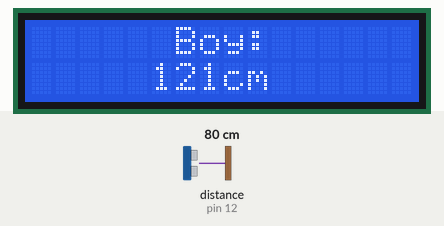
A sketch run on a simulated Arduino Uno, built with avr-gcc and run on an emulated ATmega328P. On the bench: 16×2 character LCD. Wiring (inferred from the names in the program): ultrasonic range finder: trigger pin 13; echo pin 12. The inputs (shaded band) are chosen by the test bench; at power-on: distance to the obstacle (sensor on pin 12) 80 cm. The echo pulse lasts 58.3 µs per cm.

Above: at 1.2 s.
1.3 s: distance to the obstacle (sensor on pin 12) set to 197 cm
At 6.2 s:
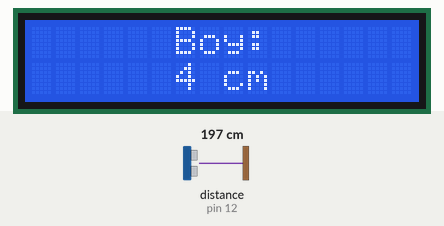
11.6 s: distance to the obstacle (sensor on pin 12) set to 200 cm
At 16.2 s:
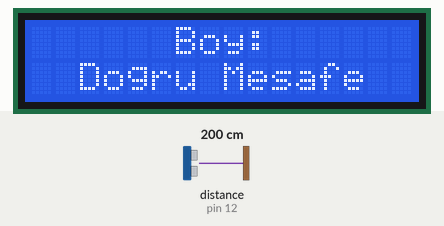
21.6 s: distance to the obstacle (sensor on pin 12) set to 207 cm
At 26.2 s:
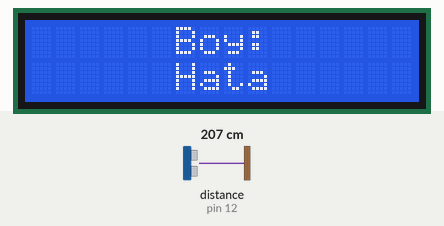
Timing chart, 0 to 27.7 s (numbered marks = the images above; inputs shaded):
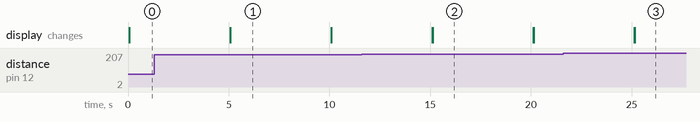

The sketch:

BoyOlcer-LCD.ino
```cpp
#include <LiquidCrystal.h>
LiquidCrystal lcd(0, 1, 8, 9, 10, 11);

int echo = 12;
int trig = 13;
float sure, mesafe;
void setup() {
  pinMode(trig, OUTPUT);
  pinMode(echo, INPUT);
  lcd.begin(16,2);
}

void loop() {
  digitalWrite(trig, LOW);
  delayMicroseconds(5);
  digitalWrite(trig, HIGH);
  delayMicroseconds(10);
  digitalWrite(trig, LOW);
  sure = pulseIn(echo, HIGH);
  mesafe = sure * 0.03432 / 2;
  lcd.setCursor(6, 0);
  lcd.print("Boy:");
  if (mesafe >= 199 && mesafe <= 201) {
    lcd.setCursor(2, 1);
    lcd.print("Dogru Mesafe");
  } else if (200-mesafe > 0 && 200-mesafe < 201) {
    if (200-mesafe > 99) {
      lcd.setCursor(5, 1);
      lcd.print(200-int(mesafe));
      lcd.setCursor(8, 1);
      lcd.print("cm");
    } else if (200-mesafe < 100) {
      lcd.setCursor(6, 1);
      lcd.print(200-int(mesafe));
      lcd.setCursor(8, 1);
      lcd.print("cm");
    }
  } else if (200-mesafe < 0) {
    lcd.setCursor(6,2);
    lcd.print("Hata");
  }
  delay(5000);
  lcd.clear();
}
```

Measured:
- the behaviour switches between 199 and 200 cm on distance to the obstacle (sensor on pin 12) (found by bisection; images 1 and 2)
- the behaviour switches between 201 and 202 cm on distance to the obstacle (sensor on pin 12) (found by bisection; images 2 and 3)
- after the input at 1.3 s, the display: first differs from a run without the input after 3.8 s (image 1)
- after the input at 11.6 s, the display: first differs from a run without the input after 3.5 s (image 2)
- after the input at 21.6 s, the display: first differs from a run without the input after 3.6 s (image 3)
- what the display in image 1 shows lasts 5.0 s, from 5.1 s to 10.1 s
